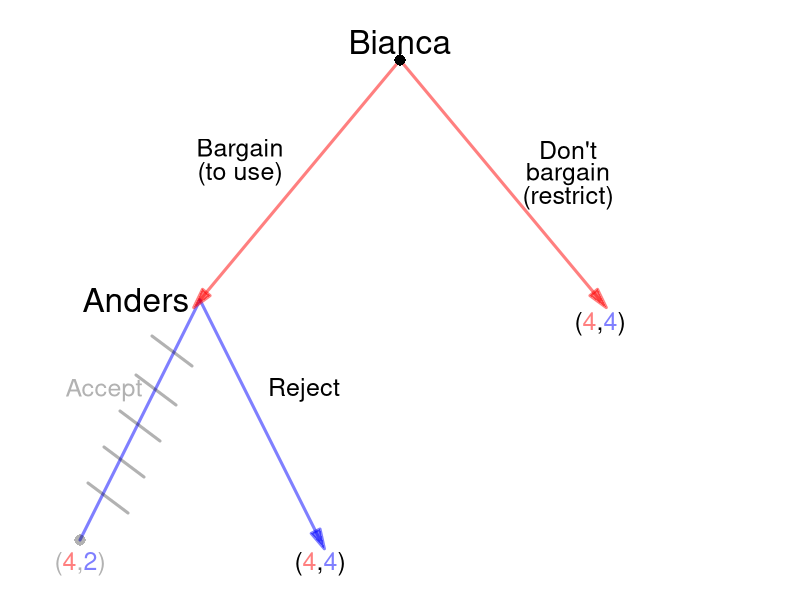

The R script that drew this image:
require(shape)
pdf(file = "what_can_markets_do/sequential_coase_restricted_solved.pdf", width = 9, height = 7)

#Set parameters for graphics
axislabelsize <- 1.5
labelsize <- 2
actionlabelsize <- 1.5
graphlinewidth <- 3
segmentlinewidth <- 2
nodesize <- 1.5
fadelevel <- 0.3

COL <- c("#7fc97f", "#beaed4", "#fdc086", "#ffff99", "#386cb0", "#f0027f", "#bf5b17", "#666666")
COLA <- c("#99d8c9","#66c2a4","#41ae76", "#238b45", "#005824")
COLB <- c("#4eb3d3", "#2b8cbe", "#0868ac","#084081")

par(mar =  c(0, 0, 0, 0))

xlims <- c(0, 10)
ylims <- c(0, 10)

npts <- 501 
x <- seq(xlims[1], xlims[2], length.out = npts)
y <- seq(ylims[1], ylims[2], length.out = npts) 

plot(0, 0, xlim = xlims, ylim = ylims, type = "n",
     xlab = expression(paste("")),
     ylab = expression(paste("")), 
     xaxt = "n", 
     yaxt = "n", 
     cex.lab = axislabelsize, 
     bty = "n",
     xaxs="i", 
     yaxs="i")

ticksy <- seq(from = 0, to = ylims[2], by = 2)
ylabels <- seq(from = 0, to = ylims[2], by = 2)
ticksx <- seq(from = 0, to = xlims[2], by = 2)
xlabels <- seq(from = 0, to = xlims[2], by = 2)

#segments(5, 9, 2.5, 5, lty = 1, col = rgb(0, 0, 1, 0.5), lwd = graphlinewidth)


#Branches for Bianca
#From Anders planting early
#Bianca plants early
#Arrows(2.5, 5, 1, 1, col = rgb(1, 0, 0, 0.5), lty = 1, lwd = 3, arr.type = "triangle")
segments(2.5, 5, 1, 1, lty = 1, col = rgb(0, 0, 1, 0.5), lwd = graphlinewidth)

#Bianca plants late
#segments(2.5, 5, 4, 1, lty = 1, col = rgb(1, 0, 0, fadelevel), lwd = graphlinewidth)
Arrows(2.5, 5, 4, 1, col = rgb(0, 0, 1, 0.5), lty = 1, lwd = 3, arr.type = "triangle")

#Branches for Anders
#Plant early
Arrows(5, 9, 2.5, 5, col = rgb(1, 0, 0, 0.5), lty = 1, lwd = 3, arr.type = "triangle")


#From Anders plants late
#Bianca plants early
#segments(7.5, 5, 6, 1, lty = 1, col = rgb(1, 0, 0, 0.5), lwd = graphlinewidth)
#Arrows(7.5, 5, 6, 1, col = rgb(1, 0, 0, 0.5), lty = 1, lwd = 3, arr.type = "triangle")

#Bianca plants late
#segments(7.5, 5, 9, 1, lty = 1, col = rgb(1, 0, 0, 0.5), lwd = graphlinewidth)

#Anders plays Don't Bargain
#segments(5, 9, 7.5, 5, lty = 1, col = rgb(0, 0, 1, fadelevel), lwd = graphlinewidth)
Arrows(5, 9, 7.5, 5, col = rgb(1, 0, 0, 0.5), lty = 1, lwd = 3, arr.type = "triangle")


#Initial node
points(5, 9, pch = 16, col = "black", cex = nodesize)

#P1 Nodes
#points(2.5, 5, pch = 16, col = "black", cex = nodesize)
#points(7.5, 5, pch = 16, col = rgb(0,0,0,fadelevel), cex = nodesize)

#P2 Terminal Nodes
points(1, 1, pch = 16, col = rgb(0,0,0,fadelevel), cex = nodesize)
#points(4, 1, pch = 16, col = rgb(0,0,0,fadelevel), cex = nodesize)
#points(6, 1, pch = 16, col = rgb(0,0,0,fadelevel), cex = nodesize)
#points(9, 1, pch = 16, col = rgb(0,0,0,fadelevel), cex = nodesize)

text(5, 9.3, expression(paste("Bianca")), cex = labelsize)
text(3, 7.5, expression(paste("Bargain")), cex = actionlabelsize)
text(3, 7.1, expression(paste("(to use)")), cex = actionlabelsize)
text(7.1, 7.5, expression(paste("Don't")), cex = actionlabelsize)
text(7.1, 7.1, expression(paste("bargain")), cex = actionlabelsize)
text(7.1, 6.7, expression(paste("(restrict)")), cex = actionlabelsize)

text(1.7, 5, expression(paste("Anders")), cex = labelsize)
text(1.3, 3.5, expression(paste("Accept")), cex = actionlabelsize, col = rgb(0,0,0,fadelevel))
#text(1.3, 3.1, expression(paste("early")), cex = actionlabelsize)
text(3.8, 3.5, expression(paste("Reject")), cex = actionlabelsize)
#text(3.8, 3.1, expression(paste("late")), cex = actionlabelsize, col = rgb(0,0,0,fadelevel))


#text(8.2, 5, expression(paste("Bianca")), cex = labelsize, col = rgb(0,0,0,fadelevel))
#text(6.1, 3.5, expression(paste("Restrict")), cex = actionlabelsize)
#text(6.1, 3.1, expression(paste("early")), cex = actionlabelsize, col = rgb(0,0,0,fadelevel))
#text(9.25, 3.5, expression(paste("Use")), cex = actionlabelsize, col = rgb(0,0,0,fadelevel))
#text(9.25, 3.1, expression(paste("unrestricted")), cex = actionlabelsize, col = rgb(0,0,0,fadelevel))

#Payoffs 
text(1, .6, expression("(" * phantom("4") * "," * phantom("2") * ")"), cex = actionlabelsize, col = rgb(0,0,0,fadelevel))
text(1, .6, expression(phantom("(") * "4" * phantom(",") * phantom("2") * phantom(")")), col = rgb(1, 0, 0, 0.5, fadelevel),  cex = actionlabelsize)
text(1, .6, expression(phantom("(") * phantom("4") * phantom(",") * "2" * phantom(")")), col = rgb(0, 0, 1, 0.5, fadelevel), cex = actionlabelsize)

text(4, .6, expression("(" * phantom("4") * "," * phantom("4") * ")"), cex = actionlabelsize)
text(4, .6, expression(phantom("(") * "4" * phantom(",") * phantom("4") * phantom(")")), col = rgb(1, 0, 0, 0.5),  cex = actionlabelsize)
text(4, .6, expression(phantom("(") * phantom("4") * phantom(",") * "4" * phantom(")")), col = rgb(0, 0, 1, 0.5), cex = actionlabelsize)

text(7.5, 4.6, expression("(" * phantom("4") * "," * phantom("4") * ")"), cex = actionlabelsize)
text(7.5, 4.6, expression(phantom("(") * "4" * phantom(",") * phantom("4") * phantom(")")), col = rgb(1, 0, 0, 0.5),  cex = actionlabelsize)
text(7.5, 4.6, expression(phantom("(") * phantom("4") * phantom(",") * "4" * phantom(")")), col = rgb(0, 0, 1, 0.5), cex = actionlabelsize)

#Cutting branch plant late when A plants early
# segments(2.6, 3.9, 3.1, 4.4, lty = 1, col = rgb(0,0,0,fadelevel), lwd = graphlinewidth)
# segments(2.8, 3.25, 3.3, 3.75, lty = 1, col = rgb(0,0,0,fadelevel), lwd = graphlinewidth)
# segments(3, 2.65, 3.5, 3.15, lty = 1, col = rgb(0,0,0,fadelevel), lwd = graphlinewidth)
# segments(3.2, 2.05, 3.7, 2.55, lty = 1, col = rgb(0,0,0,fadelevel), lwd = graphlinewidth)
# segments(3.4, 1.45, 3.9, 1.95, lty = 1, col = rgb(0,0,0,fadelevel), lwd = graphlinewidth)


#Cutting branch plant late when A plants
# segments(7.4, 3.9, 6.9, 4.4, lty = 1, col = rgb(0,0,0,fadelevel), lwd = graphlinewidth)
# segments(7.2, 3.25, 6.7, 3.75, lty = 1, col = rgb(0,0,0,fadelevel), lwd = graphlinewidth)
# segments(7, 2.65, 6.5, 3.15, lty = 1, col = rgb(0,0,0,fadelevel), lwd = graphlinewidth)
# segments(6.8, 2.05, 6.3, 2.55, lty = 1, col = rgb(0,0,0,fadelevel), lwd = graphlinewidth)
# segments(6.6, 1.45, 6.1, 1.95, lty = 1, col = rgb(0,0,0,fadelevel), lwd = graphlinewidth)

#Cutting branch plant late for A given B's actions
# segments(5.25, 7.9, 5.75, 8.4, lty = 1, col = rgb(0,0,0,fadelevel), lwd = graphlinewidth)
# segments(5.65, 7.3, 6.15, 7.8, lty = 1, col = rgb(0,0,0,fadelevel), lwd = graphlinewidth)
# segments(6.05, 6.7, 6.55, 7.2, lty = 1, col = rgb(0,0,0,fadelevel), lwd = graphlinewidth)
# segments(6.45, 6.1, 6.95, 6.6, lty = 1, col = rgb(0,0,0,fadelevel), lwd = graphlinewidth)
# segments(6.85, 5.5, 7.35, 6, lty = 1, col = rgb(0,0,0,fadelevel), lwd = graphlinewidth)



#Cutting branch plant late when A plants early
#segments(7.6, 3.9, 8.1, 4.4, lty = 1, col = rgb(0,0,0,fadelevel), lwd = graphlinewidth)
#segments(7.8, 3.25, 8.3, 3.75, lty = 1, col = rgb(0,0,0,fadelevel), lwd = graphlinewidth)
#segments(8, 2.65, 8.5, 3.15, lty = 1, col = rgb(0,0,0,fadelevel), lwd = graphlinewidth)
#segments(8.2, 2.05, 8.7, 2.55, lty = 1, col = rgb(0,0,0,fadelevel), lwd = graphlinewidth)
#segments(8.4, 1.45, 8.9, 1.95, lty = 1, col = rgb(0,0,0,fadelevel), lwd = graphlinewidth)



#Cutting branch plant late when A plants
segments(2.4, 3.9, 1.9, 4.4, lty = 1, col = rgb(0,0,0,fadelevel), lwd = graphlinewidth)
segments(2.2, 3.25, 1.7, 3.75, lty = 1, col = rgb(0,0,0,fadelevel), lwd = graphlinewidth)
segments(2, 2.65, 1.5, 3.15, lty = 1, col = rgb(0,0,0,fadelevel), lwd = graphlinewidth)
segments(1.8, 2.05, 1.3, 2.55, lty = 1, col = rgb(0,0,0,fadelevel), lwd = graphlinewidth)
segments(1.6, 1.45, 1.1, 1.95, lty = 1, col = rgb(0,0,0,fadelevel), lwd = graphlinewidth)


dev.off()
